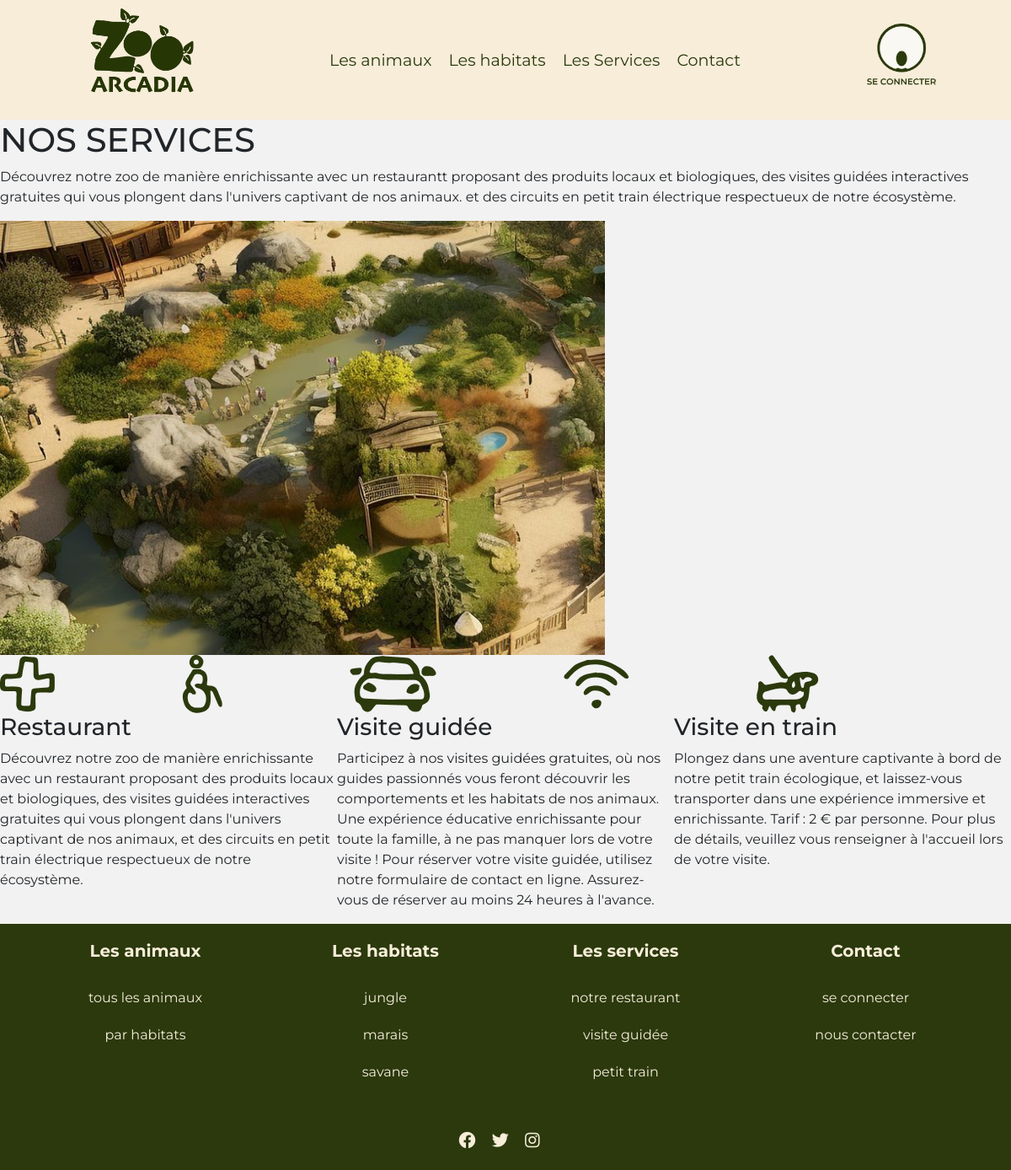
The app's page /services/index.php with its own data.
### tables this page shows
CREATE TABLE IF NOT EXISTS service (
    service_id INT AUTO_INCREMENT PRIMARY KEY,
    nom VARCHAR(255) NOT NULL,
    description TEXT NOT NULL,
    icons_path VARCHAR(255)
);

### www/services/index.php (the view, shortened to what this page needs)
<?php require_once (__DIR__ . '/../includes/header.php'); ?>
<?php
$pdo = getDatabaseConnection();
if ($pdo) {
    $sql = "SELECT * FROM service";
    $stmt = $pdo->query($sql);
    $services = $stmt->fetchAll();
}
?>
<link rel="stylesheet" href="style.css">
<main>
    <div class="services">
        <div class="introServices">
            <h1 class="titreServices"> NOS SERVICES</h1>
            <p class="paragrapheServices">
            Découvrez notre zoo de manière enrichissante avec un restaurantt proposant des produits locaux et biologiques, des visites guidées interactives gratuites qui vous plongent dans l'univers captivant de nos animaux. et des circuits en petit train électrique respectueux de notre écosystème.
            </p>
            <img src="assets/restaurant-services.png" alt="" class="restaurant">
        </div>
        <div class="icons-services">
            <img src="assets/icons-services.png" alt="">
        </div>
        <div class="row m-0">
    <?php
    foreach ($services as $service) {
        $isVisible = true;
        if ($isVisible) {
            echo '<div class="col-md-4 p-0">';
            echo '<h3 class="service-titre">' . htmlspecialchars($service['nom']) . "</h3>";
            echo '<p class="service.description">' . htmlspecialchars($service['description']) . "</p>";
            echo "</div>";
        }
    }
    ?>
</div>
<?php require_once (__DIR__ . '/../includes/footer.php'); ?>

### www/includes/header.php (shortened to what this page needs)
<!DOCTYPE html>
<html lang="fr">
<head>
    <link rel="stylesheet" href="https://cdnjs.cloudflare.com/ajax/libs/font-awesome/5.15.4/css/all.min.css">
    <link rel="stylesheet" href="https://stackpath.bootstrapcdn.com/bootstrap/4.5.2/css/bootstrap.min.css">
    <link rel="stylesheet" href="/includes/header.css">
    <link rel="stylesheet" href="/includes/footer.css">
</head>
<body>
    <header>
        <div class="container header-container">
            <a href="/">
                <img class="logo" src="/includes/imgHeader/logo.png" alt="logo">
            </a>
            <nav>
                <ul>
                    <li><a href="/animaux/index.php">Les animaux</a></li>
                    <li><a href="/habitats/index.php">Les habitats</a></li>
                    <li><a href="/services/index.php">Les Services</a></li>
                    <li><a href="/contact/index.php">Contact</a></li>
                </ul>
            </nav>
            <div class="connexion">
                <?php if (isset($_SESSION['email'])) : ?>
                    <a href="/connexion/logout.php">
                        <img class="connexionImg" src="/includes/imgHeader/deconnecter.png" alt="se déconnecter">
                    </a>
                <?php else : ?>
                    <a href="/connexion/connexion.php">
                        <img class="connexionImg" src="/includes/imgHeader/connecter.png" alt="se connecter">
                    </a>
                <?php endif; ?>
            </div>
        </div>
    </header>
</body>
</html>

### www/includes/footer.php (shortened to what this page needs)
<footer class="footer">
        <div class="container">
            <div class="row">
                <div class="col-md-3 col-sm-6">
                    <h5 class="text-center">Les animaux</h5>
                    <br>
                    <ul class="list-unstyled text-center">
                        <li><a href="/animaux/index.php">tous les animaux </a></li>
                        <li><a href="/animaux/index.php">par habitats</a></li>
                    </ul>
                </div>
                <div class="col-md-3 col-sm-6">
                    <h5 class="text-center">Les habitats</h5>
                    <br>
                    <ul class="list-unstyled text-center">
                        <li><a href="/habitats/index.php">jungle</a></li>
                        <li><a href="/habitats/index.php">marais</a></li>
                        <li><a href="/habitats/index.php">savane</a></li>
                    </ul>
                </div>
                <div class="col-md-3 col-sm-6">
                    <h5 class="text-center">Les services</h5>
                    <br>
                    <ul class="list-unstyled text-center">
                        <li><a href="/services/index.php">notre restaurant</a></li>
                        <li><a href="/services/index.php">visite guidée</a></li>
                        <li><a href="/services/index.php">petit train</a></li>
                    </ul>
                </div>
                <div class="col-md-3 col-sm-6">
                    <h5 class="text-center">Contact</h5>
                    <br>
                    <ul class="list-unstyled text-center">
                        <li><a href="#">se connecter</a></li>
                        <li><a href="/contact/index.php">nous contacter</a></li>
                    </ul>
                </div>
            </div>
            <div class="row mt-4">
                <div class="col text-center social-icons">
                    <a href="#"><i class="fab fa-facebook"></i></a>
                    <a href="#"><i class="fab fa-twitter"></i></a>
                    <a href="#"><i class="fab fa-instagram"></i></a>
                </div>
            </div>
        </div>
    </footer>
    </body>
    </html>

### www/includes/header.css (style rules this page uses)
body { width: 100%; height: auto; font-family: "montserrat"; margin: 0; padding: 0; background-color: #f2f2f2; }
header { background-color: #f7edd9; padding: 10px 0; text-align: center; }
.header-container { width: 90%; display: flex; align-items: center; justify-content: space-between; margin: 0 auto; padding: 0 20px; }
.logo { max-width: 150px; height: auto; transition: opacity 0.9s ease; opacity: 1; }
.connexionImg { max-width: 100px; height: auto; transition: opacity 0.3s ease; opacity: 1; }
nav { flex: 1; text-align: center; }
nav ul { list-style-type: none; margin: 0; padding: 0; display: flex; justify-content: center; align-items: center; }
nav ul li { margin-left: 20px; }
nav ul li a { color: #2b390d; text-decoration: none; font-size: 1.2rem; position: relative; transition: color 0.3s ease, text-decoration 0.3s ease; }

### www/includes/footer.css (style rules this page uses)
.footer { bottom: 0; width: 100%; background-color: #2B390D; padding: 20px 0; }
.footer h5 { font-weight: bold; color: #F7EDD9; text-align: center; }
.footer .col { padding: 0 15px; }
.footer ul li { margin-bottom: 20px; }
.footer a { text-decoration: none; color: #F7EDD9; position: relative; transition: 0.3s ease; }
.footer a::after { content: ''; position: absolute; left: 0; bottom: -2px; width: 100%; height: 2px; background-color: #F7EDD9; visibility: hidden; transform: scaleX(0); transition: transform 0.3s ease, visibility 0s linear 0.3s; }
.footer .social-icons { margin-top: 10px; }
.footer .social-icons a { font-size: 20px; margin-right: 15px; color: #F7EDD9; opacity: 1; transition: opacity 0.5s ease; }
.footer .social-icons a::after { display: none; }

### records on screen
service: nom "Restaurant", description "Découvrez notre zoo de manière enrichissante avec un restaurant proposant des produits locaux et biologiques, des visites guidées interactives gratuites qui vous plongent dans l'univers captivant de nos animaux, et des circuits en petit train électrique respectueux de notre écosystème."
service: nom "Visite guidée", description "Participez à nos visites guidées gratuites, où nos guides passionnés vous feront découvrir les comportements et les habitats de nos animaux. Une expérience éducative enrichissante pour toute la famille, à ne pas manquer lors de votre visite ! Pour réserver votre visite guidée, utilisez notre formulaire de contact en ligne. Assurez-vous de réserver au moins 24 heures à l'avance."
service: nom "Visite en train", description "Plongez dans une aventure captivante à bord de notre petit train écologique, et laissez-vous transporter dans une expérience immersive et enrichissante. Tarif : 2 € par personne. Pour plus de détails, veuillez vous renseigner à l'accueil lors de votre visite."
